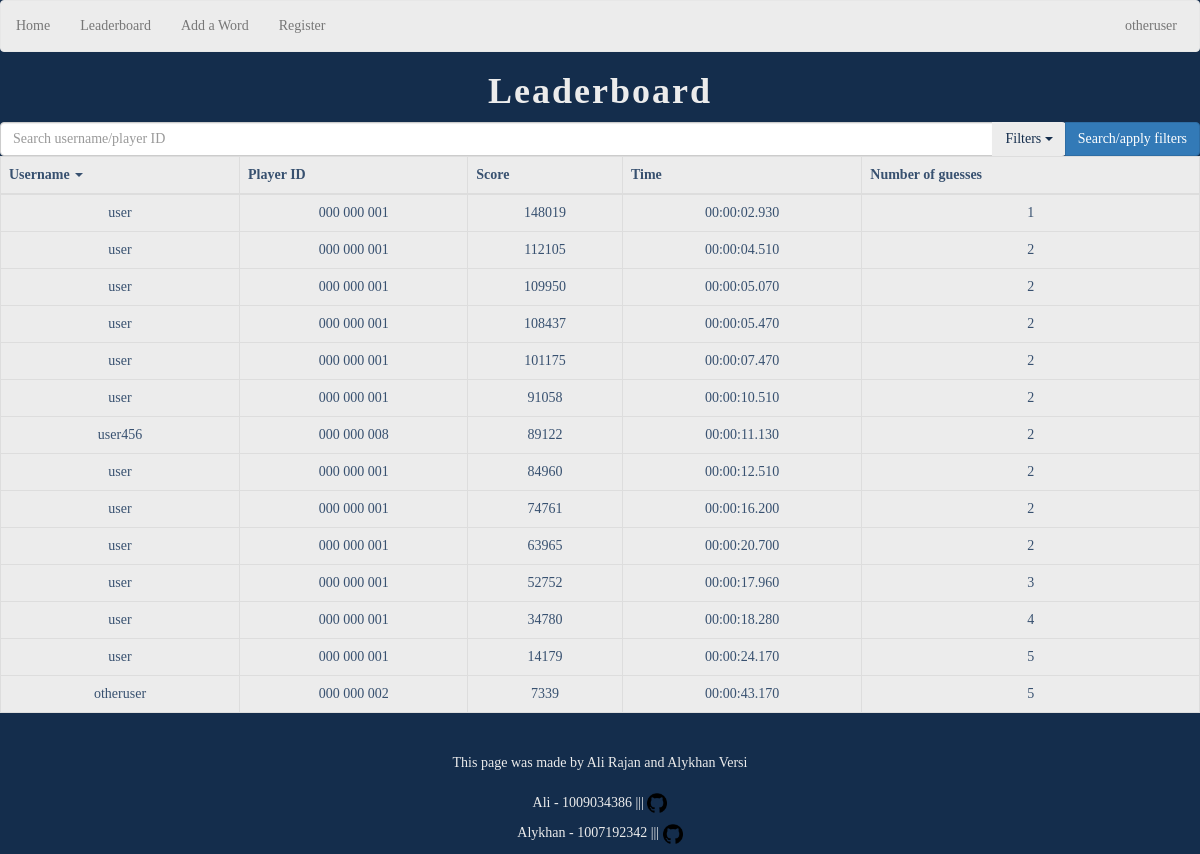
Screenshot of /leaderboard (signed in) with the database file from the repository.
### database_handler.py (models this page shows, shortened)
class Player(database.Model):
    id = database.Column(database.Integer, primary_key=True, autoincrement=True)
    username = database.Column(database.Text, nullable=False)
    password_hash = database.Column(database.Text, nullable=False)

class Leaderboard(database.Model):
    id = database.Column(database.Integer, primary_key=True, autoincrement=True)
    player_id = database.Column(database.Integer, database.ForeignKey("player.id"), nullable=False)
    score = database.Column(database.Integer, database.CheckConstraint("score >= 0"), nullable=False)
    time = database.Column(database.Text, nullable=False)
    guesses = database.Column(database.Integer, database.CheckConstraint("guesses > 0"), nullable=False)

### main.py (the view)
@app.route("/leaderboard")
def leaderboard():
    entries = get_leaderboard_entries()
    return render_template("leaderboard.html", leaderboard_entries=entries, username_text=get_username_text())

### database_handler.py (called while the page is built)
def get_username(player_id: int) -> str:
    player = Player.query.filter_by(id=player_id).first()
    if not player:
        return ""
    return player.username

def get_leaderboard_entries() -> list[Leaderboard]:
    entries = Leaderboard.query.order_by(desc(Leaderboard.score)).all()
    return entries

### main.py (called while the page is built)
@app.template_filter()
def username_filter(player_id: int) -> str:
    return get_username(player_id)

@app.template_filter()
def player_id_filter(player_id: int) -> str:
    formatted_str = "%09d" % player_id
    spaced_str = formatted_str[:3] + " " + formatted_str[3: 6] + " " + formatted_str[6: 9]
    return spaced_str

def get_username_text() -> str:
    player_id = session.get("user_id", None)
    if player_id:
        username = get_username(player_id)
    else:
        username = "Not logged in"
    return username

### templates/leaderboard.html (shortened to what this page needs)
{% extends "navigation.html" %}
{% block content %}
    <h1>Leaderboard</h1>
    <form action="/leaderboard/search" method="POST">
        <div class="input-group mb-3">
            <input type="text" class="form-control" placeholder="Search username/player ID">
            <div class="input-group-btn">
                <button class="btn btn-outline-secondary dropdown-toggle" type="button" data-toggle="dropdown"
                aria-haspopup="true" aria-expanded="false">
                    Filters
                    <span class="caret"></span>
                </button>
                <button class="btn btn-primary dropdown-toggle" type="submit">Search/apply filters</button>
            </div>
        </div>
    </form>
    <table class="table table-bordered table-hover">
        <thead>
            <tr>
                <th class="th-sm">Username <span class="caret"></span></th>
                <th class="th-sm">Player ID</th>
                <th class="th-sm">Score</th>
                <th class="th-sm">Time</th>
                <th class="th-sm">Number of guesses</th>
            </tr>
        </thead>
        <tbody>
            {% for entry in leaderboard_entries %}
            <tr>
                <td>{{ entry.player_id | username_filter }}</td>
                <td>{{ entry.player_id | player_id_filter }}</td>
                <td>{{ entry.score }}</td>
                <td>{{ entry.time }}</td>
                <td>{{ entry.guesses }}</td>
            </tr>
            {% endfor %}
        </tbody>
    </table>
{% endblock %}

### templates/navigation.html (shortened to what this page needs)
<!DOCTYPE html>
<html>
<head>
    <link rel="stylesheet" href="https://maxcdn.bootstrapcdn.com/bootstrap/3.4.1/css/bootstrap.min.css">
    <link rel="stylesheet" href="{{ url_for('static', filename='css/style.css') }}">
</head>
<body>
    <nav class="navbar navbar-default">
        <ul class="nav navbar-nav">
            <li class="nav-item"><a href="{{ url_for('home') }}">Home</a></li>
            <li class="nav-item"><a href="{{ url_for('leaderboard') }}">Leaderboard</a></li>
            <li class="nav-item"><a href="{{ url_for('add_word') }}">Add a Word</a></li>
            <li class="nav-item"><a href="{{ url_for('register') }}">Register</a></li>
        </ul>
        <ul class="nav navbar-nav navbar-right">
            <li class="nav-item"><a>{{ username_text }}</a></li>
        </ul>
    </nav>
    {% block content %}
    {% endblock %}
</body>
<footer class="text-center text-white fixed-bottom">
    <br>
    <div class="text-center p-3">
        This page was made by Ali Rajan and Alykhan Versi
    </div>
    <br>
      <p class="text-white" >Ali - 1009034386 ||| <a href="https://github.com/ali-rajan"><img src="../static/images/githubicon.png" alt="github-icon" id="github-icon"></a></p>
      <p class="text-white" >Alykhan - 1007192342 ||| <a href="https://github.com/alykhan02"><img src="../static/images/githubicon.png" alt="github-icon" id="github-icon"></a></p>
</footer>

### static/css/style.css (style rules this page uses)
body { font-family: "Georgia", "Century Schoolbook"; text-align: center; color: #ececec; background-color: #142d4c; }
.navbar { background-color: #ececec; color: #385170; }
.navbar-right { margin-right: 0.5em; }
input { color: #142d4c; background-color: #ececec; }
button { color: #142d4c; background-color: #ececec; }
h1 { font-size: 36px; font-weight: bold; letter-spacing: 2px; }
#github-icon { width: 20px; height: 20px; }
.table { background-color: #ececec; color: #385170; }

### rows the page displays
Player: username "otheruser"
Leaderboard: player_id|username_filter "user", player_id|player_id_filter "000 000 001", score "148019", time "00:00:02.930", guesses "1"
Leaderboard: player_id|username_filter "user", player_id|player_id_filter "000 000 001", score "112105", time "00:00:04.510", guesses "2"
Leaderboard: player_id|username_filter "user", player_id|player_id_filter "000 000 001", score "109950", time "00:00:05.070", guesses "2"
Leaderboard: player_id|username_filter "user", player_id|player_id_filter "000 000 001", score "108437", time "00:00:05.470", guesses "2"
Leaderboard: player_id|username_filter "user", player_id|player_id_filter "000 000 001", score "101175", time "00:00:07.470", guesses "2"
Leaderboard: player_id|username_filter "user", player_id|player_id_filter "000 000 001", score "91058", time "00:00:10.510", guesses "2"
Leaderboard: player_id|username_filter "user456", player_id|player_id_filter "000 000 008", score "89122", time "00:00:11.130", guesses "2"
Leaderboard: player_id|username_filter "user", player_id|player_id_filter "000 000 001", score "84960", time "00:00:12.510", guesses "2"
Leaderboard: player_id|username_filter "user", player_id|player_id_filter "000 000 001", score "74761", time "00:00:16.200", guesses "2"
Leaderboard: player_id|username_filter "user", player_id|player_id_filter "000 000 001", score "63965", time "00:00:20.700", guesses "2"
Leaderboard: player_id|username_filter "user", player_id|player_id_filter "000 000 001", score "52752", time "00:00:17.960", guesses "3"
Leaderboard: player_id|username_filter "user", player_id|player_id_filter "000 000 001", score "34780", time "00:00:18.280", guesses "4"
Leaderboard: player_id|username_filter "user", player_id|player_id_filter "000 000 001", score "14179", time "00:00:24.170", guesses "5"
Leaderboard: player_id|username_filter "otheruser", player_id|player_id_filter "000 000 002", score "7339", time "00:00:43.170", guesses "5"
